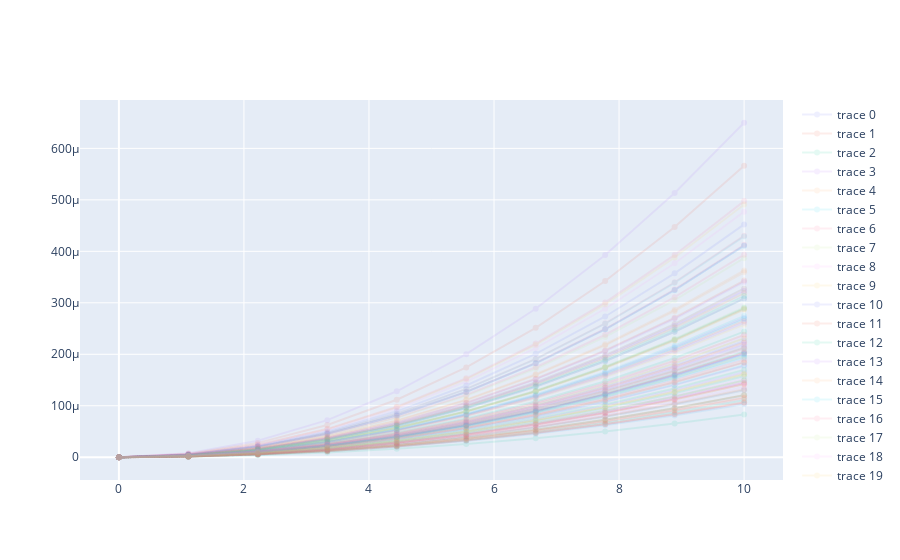

Notebook code for this chart:
### Code cell
t = np.linspace(0, 10, 10)
fig = go.Figure()
num_samples = 100
for i in np.random.choice(range(len(df)), num_samples):
    y = df[[c for c in df.columns if 'o_b_0' in c]][i:i+1].values[0]
    trace = go.Scatter(x=t, y=y, mode='lines+markers', opacity=.1)
    fig.add_trace(trace)
fig.show()
